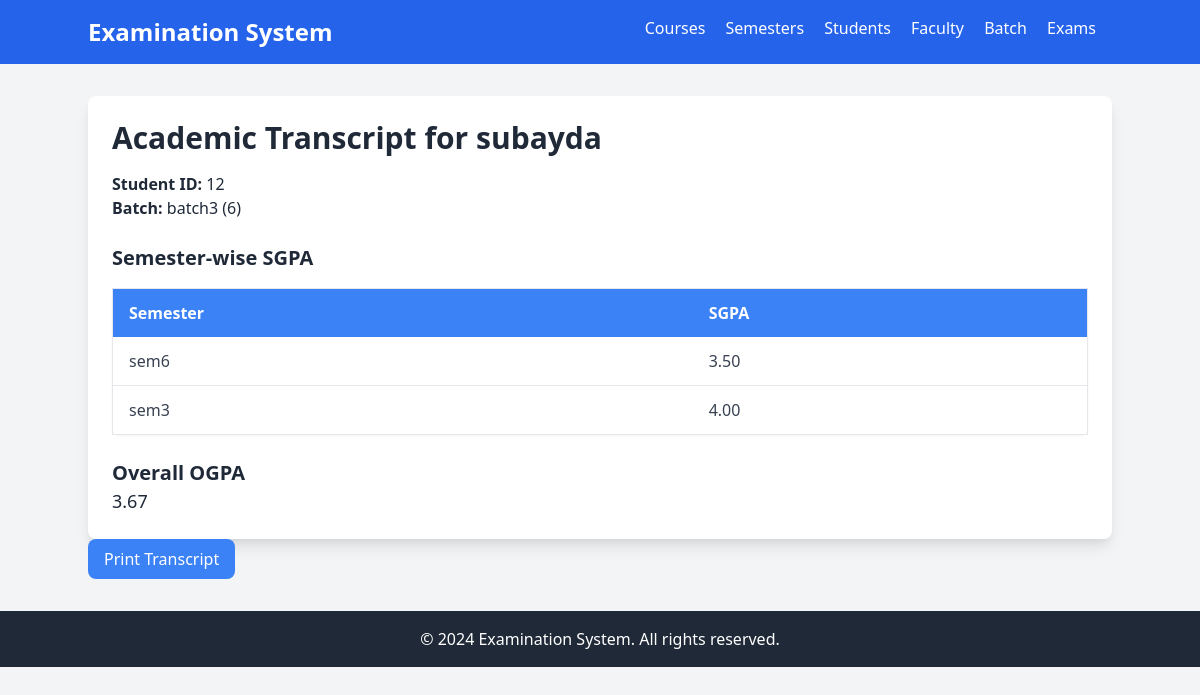
/transcript/1/, run on the app's committed database.
### exam/models.py (models this page shows, shortened)
class Student(models.Model):
    name = models.CharField(max_length=100)
    student_id = models.CharField(max_length=20, unique=True)
    batch = models.ForeignKey(Batch, on_delete=models.CASCADE)
    contact_details = models.TextField()
    courses = models.ManyToManyField(Course, through='ExamResult')
    def calculate_sgpa(self, semester):
        results = ExamResult.objects.filter(student=self, semester=semester)
        total_credits = Decimal(0)
        total_points = Decimal(0)
        for result in results:
            credits = Decimal(result.course.credit_hours)
            total_credits += credits
            if result.score == 100:
                points = Decimal(4.0) * credits
            else:
                points = (Decimal(result.score) / Decimal(100)) * Decimal(4) * credits
            total_points += points
        return total_points / total_credits if total_credits > 0 else Decimal(0)
    def calculate_ogpa(self):
        semesters = Semester.objects.all()
        total_credits = Decimal(0)
        total_points = Decimal(0)
        for semester in semesters:
            results = ExamResult.objects.filter(student=self, semester=semester)
            for result in results:
                credits = Decimal(result.course.credit_hours)
                total_credits += credits
                if result.score == 100:
                    points = Decimal(4.0) * credits
                else:
                    points = (Decimal(result.score) / Decimal(100)) * Decimal(4) * credits
                total_points += points
        return total_points / total_credits if total_credits > 0 else Decimal(0)

class Batch(models.Model):
    name = models.CharField(max_length=100)  # e.g., "2024 - CS101"
    year = models.IntegerField()
    course = models.ForeignKey(Course, on_delete=models.CASCADE)
    semester = models.ForeignKey('Semester', on_delete=models.CASCADE)  # Adjust if 'Semester' is in a different app
    def __str__(self):
        return f"{self.name} ({self.year})"

class Semester(models.Model):
    name = models.CharField(max_length=100)
    start_date = models.DateField()
    end_date = models.DateField()

### exam/views.py (the view)
# urls.py: path('transcript/<int:student_id>/', views.generate_transcript, name='student_transcript'),
def generate_transcript(request, student_id):
    student = get_object_or_404(Student, pk=student_id)
    semesters = Semester.objects.all()
    transcript_data = {
        'student': student,
        'semesters': semesters,
        'sgpas': {semester: student.calculate_sgpa(semester) for semester in semesters},
        'ogpa': student.calculate_ogpa()
    }
    return render(request, 'transcript.html', transcript_data)

### exam/templatetags/custom_filters.py (called while the page is built)
@register.filter
def get_item(dictionary, key):
    return dictionary.get(key)

### exam/templates/transcript.html
{% extends "layout.html" %}
{% load custom_filters %}
{% block content %}
<div class="container mx-auto p-6 bg-white shadow-lg rounded-lg mt-8">
    <h1 class="text-3xl font-bold mb-4">Academic Transcript for {{ student.name }}</h1>
    <p><strong>Student ID:</strong> {{ student.student_id }}</p>
    <p><strong>Batch:</strong> {{ student.batch }}</p>
    <h2 class="text-xl font-semibold mt-6">Semester-wise SGPA</h2>
    <table class="min-w-full bg-white border border-gray-200 rounded-lg shadow-sm mt-4">
        <thead class="bg-blue-500 text-white">
            <tr>
                <th class="text-left py-3 px-4">Semester</th>
                <th class="text-left py-3 px-4">SGPA</th>
            </tr>
        </thead>
        <tbody class="text-gray-700">
            {% for semester in semesters %}
            <tr class="border-b border-gray-200">
                <td class="py-3 px-4">{{ semester.name }}</td>
                <td class="py-3 px-4">
                    {% if sgpas|get_item:semester %}
                        {{ sgpas|get_item:semester|floatformat:2 }}
                    {% else %}
                        N/A
                    {% endif %}
                </td>
            </tr>
            {% endfor %}
        </tbody>
    </table>
    <h2 class="text-xl font-semibold mt-6">Overall OGPA</h2>
    <p class="text-lg font-medium">{{ ogpa|floatformat:2 }}</p>
</div>
<button onclick="window.print()" class="bg-blue-500 text-white px-4 py-2 rounded-lg hover:bg-blue-600">Print Transcript</button>
{% endblock %}

### data on the page
Student: name "subayda", student_id "12", batch "batch3 (6)"
Semester: name "sem6", id "3.50"
Semester: name "sem3", id "4.00"

### other printed values
{{ ogpa|floatformat:2 }} "3.67"
